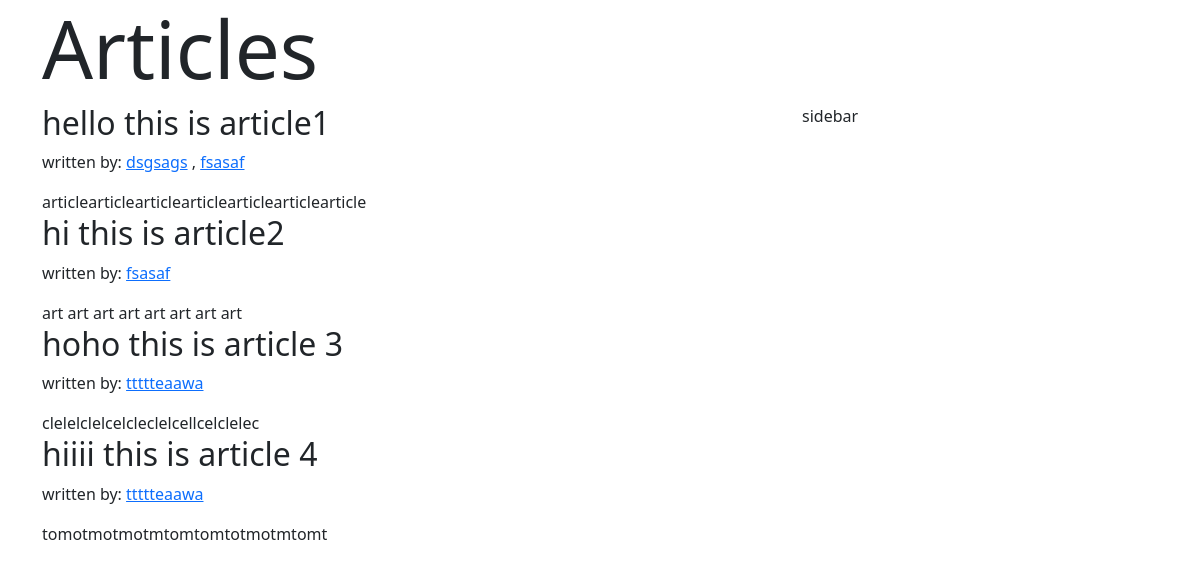
The page / on the database its author committed.
### application/models.py (models this page shows)
class Article(db.Model):
    article_id = db.Column(db.Integer, primary_key=True, autoincrement=True)
    title = db.Column(db.String)
    content = db.Column(db.String)
    authors = db.relationship("user", secondary="article_authors")

class user(db.Model):
    user_id = db.Column(db.Integer, autoincrement=True, primary_key=True)
    username = db.Column(db.String, unique=True)
    email = db.Column(db.String, unique=True)

### application/controllers.py (the view)
@app.route('/',methods=['GET','POST'])
def home():
    articles=Article.query.all()
    print(articles)
    return render_template("home.html",articles=articles)

### templates/home.html (shortened to what this page needs)
<!doctype html>
<html lang="en">
<head>
  <link href="https://cdn.jsdelivr.net/npm/bootstrap@5.3.3/dist/css/bootstrap.min.css" rel="stylesheet"
>
</head>
<body>
  <div class="container">
    <div>
      <h1 class="display-1">Articles</h1>
    </div>
    <div class="row">
      <div class="col-md-8">
        {% for art in articles %}
        <div>
          <h2>
            {{art["title"]}}
          </h2>
          <p>written by:
            {% for author in art["authors"] %}
            <a href='/articles_by/{{author["username"]}}'>{{author["username"]}}</a>
            {% if not loop.last %}
            ,
            {% endif %}
            {% endfor %}
          </p>
          <div>{{art["content"]}}</div>
        </div>
        {% endfor %}
      </div>
      <div class="col-md-4">
        sidebar
      </div>
    </div>
  </div>
</body>
</html>

### rows shown on the page
Article: title "hello this is article1", content "articlearticlearticlearticlearticlearticlearticle"
user: username "dsgsags"
user: username "fsasaf"
Article: title "hi this is article2", content "art art art art art art art art"
Article: title "hoho this is article 3", content "clelelclelcelcleclelcellcelclelec"
user: username "ttttteaawa"
Article: title "hiiii this is article 4", content "tomotmotmotmtomtomtotmotmtomt"
